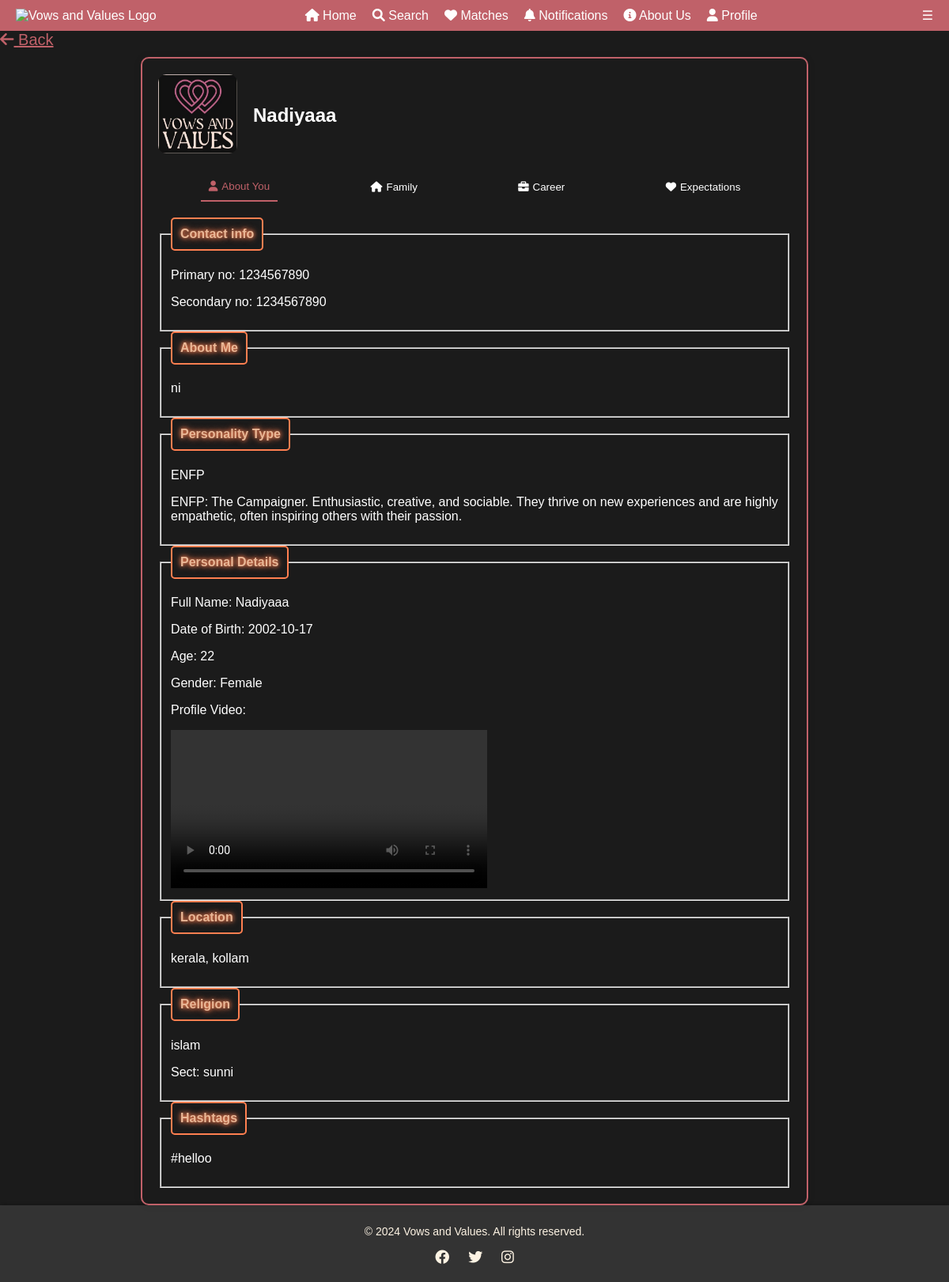
The page /homepage/matched_profile.php?username=nadiya on the database its author committed.
### tables this page shows
CREATE TABLE `user` (
  `user_id` int(11) NOT NULL,
  `username` varchar(100) DEFAULT NULL,
  `password` varchar(100) DEFAULT NULL,
  `email` varchar(255) DEFAULT NULL,
  `fullName` varchar(255) DEFAULT NULL,
  `dob` date DEFAULT NULL,
  `age` int(11) DEFAULT NULL,
  `gender` enum('Male','Female') DEFAULT NULL,
  `religion` varchar(255) DEFAULT NULL,
  `sects` varchar(255) DEFAULT NULL,
  `state` varchar(255) DEFAULT NULL,
  `district` varchar(255) DEFAULT NULL,
  `primaryNo` varchar(20) DEFAULT NULL,
  `secondaryNo` varchar(20) DEFAULT NULL,
  `height` varchar(10) DEFAULT NULL,
  `weight` varchar(10) DEFAULT NULL,
  `complexion` varchar(50) DEFAULT NULL,
  `appearance` varchar(100) DEFAULT NULL,
  `bodyType` varchar(50) DEFAULT NULL,
  `fatherName` varchar(100) DEFAULT NULL,
  `motherName` varchar(100) DEFAULT NULL,
  `siblings` varchar(255) DEFAULT NULL,
  `familyValues` varchar(50) DEFAULT NULL,
  `occupation` varchar(255) DEFAULT NULL,
  `companyName` varchar(255) DEFAULT NULL,
  `annualIncome` varchar(50) DEFAULT NULL,
  `education` varchar(255) DEFAULT NULL,
  `bio` text DEFAULT NULL,
  `profilePic` varchar(255) DEFAULT NULL,
  `profileVideo` varchar(255) DEFAULT NULL,
  `hashtags` varchar(100) DEFAULT NULL,
  `Max_age` int(11) DEFAULT NULL,
  `Min_age` int(11) DEFAULT NULL,
  `heightPreference` varchar(10) DEFAULT NULL,
  `religionPreference` varchar(50) DEFAULT NULL,
  `educationPreference` varchar(255) DEFAULT NULL,
  `otherPreference` varchar(255) DEFAULT NULL,
  `timestamp` datetime DEFAULT current_timestamp()
);

CREATE TABLE `personality` (
  `pty_id` int(11) NOT NULL,
  `user_id` int(11) DEFAULT NULL,
  `personality_type` varchar(50) NOT NULL,
  `personality_description` text DEFAULT NULL,
  `compatibility_description` text DEFAULT NULL
);

### homepage/matched_profile.php (the view, shortened to what this page needs)
<?php
include('../config/db.php');
include('../homepage/header.php');
$username = isset($_GET['username']) ? htmlspecialchars($_GET['username']) : '';
$query = "SELECT * FROM user WHERE username = '$username'";
$result = mysqli_query($conn, $query);
if ($result && mysqli_num_rows($result) > 0) {
    $user = mysqli_fetch_assoc($result);
} else {
    echo "<p>User not found.</p>";
    exit;
}
$user_id = $user['user_id'];
$personality_query = "SELECT personality_type, personality_description FROM personality WHERE user_id = $user_id";
$personality_result = mysqli_query($conn, $personality_query);
if ($personality_result && mysqli_num_rows($personality_result) > 0) {
    $personality = mysqli_fetch_assoc($personality_result);
} else {
    $personality = ['personality_type' => 'N/A', 'personality_description' => 'N/A'];
}
?>
<!DOCTYPE html>
<html lang="en">
<head>
    <link rel="stylesheet" href="https://cdnjs.cloudflare.com/ajax/libs/font-awesome/6.0.0-beta3/css/all.min.css">
    <link rel="stylesheet" href="../css/profile.css">
</head>
<body>
<a href="match2.php" class="back-button">
    <i class="fas fa-arrow-left"></i> Back
</a>
<div class="profile-container">
    <div class="profile-header">
        <div class="profile-pic">
            <img src="../users/<?php echo htmlspecialchars($user['profilePic']); ?>" alt="<?php echo htmlspecialchars($user['fullName']); ?>">
        </div>
        <h2><?php echo htmlspecialchars($user['fullName']); ?></h2>
    </div>
    <div class="tabs">
        <button class="tab-button active" onclick="openTab('about')">
            <i class="fas fa-user"></i> About You
        </button>
        <button class="tab-button" onclick="openTab('family')">
            <i class="fas fa-home"></i> Family
        </button>
        <button class="tab-button" onclick="openTab('career')">
            <i class="fas fa-briefcase"></i> Career
        </button>
        <button class="tab-button" onclick="openTab('expectations')">
            <i class="fas fa-heart"></i> Expectations
        </button>
    </div>
    <div class="tab-content">
        <div id="about" class="tab active">
            <fieldset>
                <legend>Contact info</legend>
                <p>Primary no: <?php echo htmlspecialchars($user['primaryNo']); ?> </p>
                <p> Secondary no: <?php echo htmlspecialchars($user['secondaryNo']); ?> </p>
            </fieldset>
           <fieldset>
              <legend>About Me</legend>
               <p><?php echo htmlspecialchars($user['bio']); ?></p>
            </fieldset>
           <fieldset>
               <legend>Personality Type</legend>
               <p><?php echo htmlspecialchars($personality['personality_type']); ?></p>
               <p><?php echo htmlspecialchars($personality['personality_description']); ?></p>
           </fieldset>
            <fieldset>
                <legend>Personal Details</legend>
                <p>Full Name: <?php echo htmlspecialchars($user['fullName']); ?></p>
                <p>Date of Birth: <?php echo htmlspecialchars($user['dob']); ?></p>
                <p>Age: <?php echo htmlspecialchars($user['age']); ?></p>
                <p>Gender: <?php echo htmlspecialchars($user['gender']); ?></p>
                <p>Profile Video:</p>
                <video width="400" controls>
                    <source src="<?php echo htmlspecialchars($user['profileVideo']); ?>" type="video/mp4">
                </video>
            </fieldset>
            <fieldset>
                <legend>Location</legend>
                <p><?php echo htmlspecialchars($user['state']); ?>, <?php echo htmlspecialchars($user['district']); ?></p>
            </fieldset>
            <fieldset>
                <legend>Religion</legend>
                <p><?php echo htmlspecialchars($user['religion']); ?></p>
                <p>Sect: <?php echo htmlspecialchars($user['sects']); ?></p>
            </fieldset>
            <fieldset>
                <legend>Hashtags</legend>
                <p><?php echo htmlspecialchars($user['hashtags']); ?></p>
            </fieldset>
        </div>
    </div>
</div>
<?php include('../homepage/footer.php'); ?>
</body>
</html>

### css/profile.css (style rules this page uses)
.profile-container { max-width: 800px; margin: 20px auto; padding: 20px; background-color: #333; border-radius: 10px; box-shadow: 0 0 15px rgba(0, 192, 255, 0.5); border: 2px solid #c06169; }
.profile-header { display: flex; align-items: center; margin-bottom: 20px; }
.profile-pic img { width: 100px; height: 100px; border-radius: 10px; margin-right: 20px; }
.tabs { display: flex; justify-content: space-around; margin-bottom: 20px; }
.tab-button { background-color: transparent; color: #fff; border: none; padding: 10px; cursor: pointer; transition: background-color 0.3s; display: flex; align-items: center; }
.tab-button i { margin-right: 5px; }
.tab-button:hover, .tab-button.active { color: #c06169; border-bottom: 2px solid #c06169; }
.tab { display: none; }
.tab.active { display: block; }

### css/footer.css (style rules this page uses)
body { margin: 0; padding: 0; font-family: Arial, sans-serif; background-color: #1b1b1b; color: white; min-height: 100vh; display: flex; flex-direction: column; }

### homepage/matched_profile.php (style rules this page uses)
.profile-container { width: 100%; max-width: 800px; margin: auto; padding: 20px; background-color: var(--input-bg-color); border-radius: 10px; box-shadow: 0 0 10px rgba(0, 0, 0, 0.1); position: relative; }
.back-button { cursor: pointer; margin-bottom: 10px; font-size: 20px; color: #c06169; }
legend { border: 2px solid #ff7f50; color: #E9B796; padding: 10px; font-weight: bold; border-radius: 5px; text-shadow: 0 0 5px #ff7f50, 0 0 10px #ff7f50; }

### rows shown on the page
user: profilePic (picture), fullName "Nadiyaaa", primaryNo "1234567890", secondaryNo "1234567890", bio "ni", dob "2002-10-17", age "22", gender "Female", state "kerala", district "kollam", religion "islam", sects "sunni", hashtags "#helloo"
personality: personality_type "ENFP", personality_description "ENFP: The Campaigner. Enthusiastic, creative, and sociable. They thrive on new experiences and are highly empathetic, often inspiring others with their passion."
